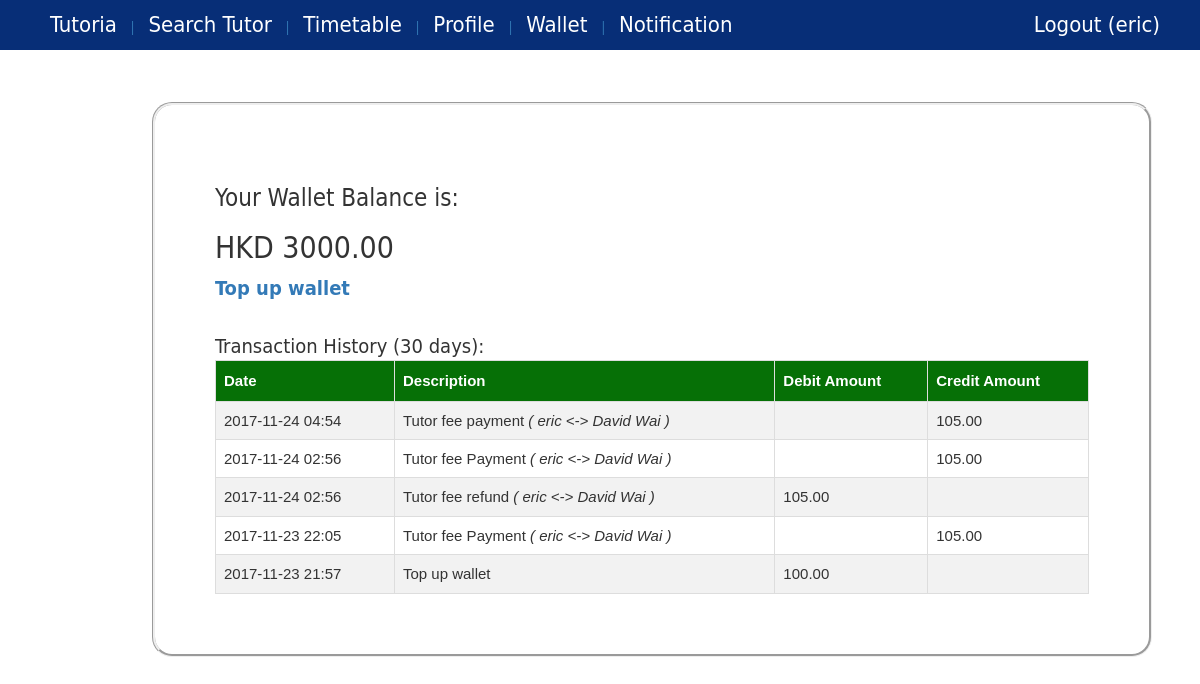
Page /wallet/ (signed in) on the earlier database version.
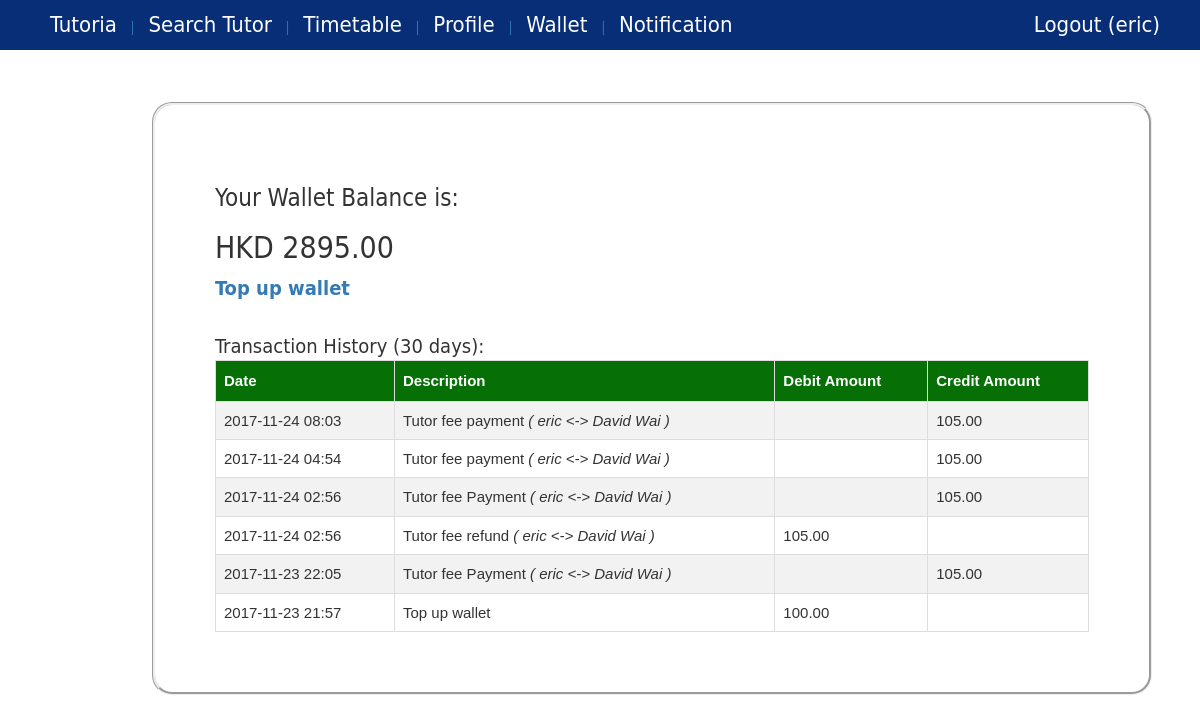
Same page on the later database version.
### core/models.py (models this page shows, shortened)
class Wallet(models.Model):
    amount = models.DecimalField(max_digits=20, decimal_places=2, default=0.0, blank=True, null=True)

class Transaction(models.Model):
    profile = models.ForeignKey(Profile, on_delete=models.CASCADE,blank=True, null=True)
    date = models.DateTimeField()
    amount = models.DecimalField(max_digits=10, decimal_places=2)
    session = models.ForeignKey(Session, blank=True, null=True)
    isDebit = models.BooleanField()
    isTutoriaOwned = models.BooleanField(default=False)
    isTutorFeeRelated = models.BooleanField(default=False)
    isSystemWalletRelated = models.BooleanField(default=False)
    isBankRelated = models.BooleanField(default=False)
    description = models.CharField(max_length=50, blank=False,null=True)
    @property
    def getDate(self):
        local_timezone = timezone(settings.TIME_ZONE)
        return self.date.astimezone(local_timezone).strftime('%Y-%m-%d %H:%M')

class Session(models.Model):
    student = models.ForeignKey(Student, on_delete=models.CASCADE, blank=True, null=True)
    tutor = models.ForeignKey(Tutor, on_delete=models.CASCADE)
    booking_date = models.DateTimeField(blank=True, null=True)
    start_date = models.DateTimeField()
    end_date = models.DateTimeField()
    status = models.CharField(max_length=10,blank=True,null=True) # possible value: booked, cancelled, locked, ended
    isCouponUsed = models.BooleanField(default=False)
    isBlackedout = models.BooleanField(default=False)

class Student(models.Model):
    profile = models.OneToOneField(Profile, on_delete=models.CASCADE)
    university = models.OneToOneField(University, blank=True,null=True)

class Profile(models.Model):
    user = models.OneToOneField(User, on_delete=models.CASCADE)
    phone = models.CharField(max_length=20)
    user_type =  models.ForeignKey(UserType)
    wallet = models.OneToOneField(Wallet)
    @property
    def isStudent(self):
        return self.user_type.user_type=="student" or self.user_type.user_type=="both"
    @property
    def isTutor(self):
        return self.user_type.user_type=="tutor" or self.user_type.user_type=="both"
    @property
    def getUserFullName(self):
        user=self.user
        fname=""
        if user.first_name != None:
            fname += user.first_name
        if user.first_name != None and user.last_name != None:
            fname += " " + user.last_name
        elif user.last_name != None:
            fname += user.last_name
        return fname
    @property
    def hasNotification(self):
        return len(Notification.objects.filter(profile=self,checked=False))>0

class Tutor(models.Model):
    profile = models.OneToOneField(Profile, on_delete=models.CASCADE)
    tutor_type =  models.ForeignKey(TutorType, blank=True, null=True )
    hourly_rate = models.DecimalField(max_digits=10, decimal_places=2, default=Decimal(0.0))
    tag = models.ManyToManyField(Tag, blank=True)
    university = models.ForeignKey(University, blank=True,null=True)
    course = models.ManyToManyField(Course, blank=True)
    bio = models.CharField(max_length=500, blank=True,null=True)
    isHideProfile = models.BooleanField(default=False)

### core/views.py (the view)
# urls.py: url(r'^wallet/$', views.viewWallet, name='view_wallet'),
@login_required
def viewWallet(request):
    wallet = request.user.profile.wallet
    current = getCurrentDatetime()
    monthBefore = current - timedelta(days=30)
    transactionHistory = Transaction.objects.filter(profile=request.user.profile).filter(date__gte = monthBefore).order_by("-date")
    context={'amount':wallet.amount, 'transactionHistory':transactionHistory}
    return render(request, 'view_wallet.html', context)

### core/utility.py (called while the page is built)
def getCurrentDatetime():
    local_timezone = timezone(settings.TIME_ZONE)
    return datetime.now().astimezone(local_timezone)

### core/templates/view_wallet.html (shortened to what this page needs)
{% extends 'base.html' %}
{% block content %}
    <h3>Your Wallet Balance is:</h3>
    <h2>HKD {{amount}}</h2>
    {% if user.profile.isStudent %}
        <a href="{% url 'add_to_wallet' %}" >
            <b>Top up wallet</b>
        </a>
    {% endif %}
    <br/><br/>
    {% if transactionHistory %}
        Transaction History (30 days):
        <table id="transaction_record">
            <tr>
                <th>Date</th>
                <th>Description</th>
                <th>Debit Amount</th>
                <th>Credit Amount</th>
            </tr>
            {% for each in transactionHistory %}
                {% if each.isTutorFeeRelated%}
                    <tr>
                        <td>{{each.getDate}}</td>
                        <td>
                            {{each.description}}
                            <i>( {{each.session.student.profile.user.username}} &lt;-&gt; {{each.session.tutor.profile.getUserFullName}} )</i>
                        </td>
                        <td>{% if each.isDebit %} {{each.amount}} {% endif %}</td>
                        <td>{% if not each.isDebit %} {{each.amount}} {% endif %}</td>
                    </tr>
                {% else %}
                    <tr>
                        <td>{{each.getDate}}</td>
                        <td>{{each.description}}</td>
                        <td>{% if each.isDebit %} {{each.amount}} {% endif %}</td>
                        <td>{% if not each.isDebit %} {{each.amount}} {% endif %}</td>
                    </tr>
                {% endif %}
            {% endfor %}
        </table>
    {% endif %}
{% endblock %}

### core/templates/base.html (shortened to what this page needs)
{% load static %}
<!DOCTYPE html>
<html>
<head>
    <link rel="stylesheet" href="{% static 'css/base.css' %}">
    <link rel="stylesheet" href="https://maxcdn.bootstrapcdn.com/bootstrap/3.3.7/css/bootstrap.min.css">
</head>
<body>
    <div id="wrapper">
        <header>
            <nav id="navigation">
                <ul>
                    <a href="{% url 'homepage' %}">
                        <li>Tutoria</li>
                    </a>
                    {% ifnotequal user.username "admin" %}
                        {% if user.is_authenticated %}
                            <a href="{% url 'search_tutor' %}">
                                | <li>Search Tutor</li>
                            </a>
                            <a href="{% url 'view_timetable' %}">
                                | <li>Timetable</li>
                            </a>
                            <a href="{% url 'edit_profile' %}">
                                | <li>Profile</li>
                            </a>
                            <a href="{% url 'view_wallet' %}">
                                | <li>Wallet</li>
                            </a>
                            <a href="{% url 'view_notification' %}">
                                {%if user.profile.hasNotification %}
                                    | <li>Notification({{user.profile.getNotificationNum}})</li>
                                {% else %}
                                    | <li>Notification</li>
                                {% endif %}
                            </a>
                            <a href="{% url 'logout' %}" id="logoutButton" class="pull-right">
                                <li>Logout ({{ user.username }}) </li>
                            </a>
                        {% endif %}
                    {% endifnotequal %}
                </ul>
            </nav>
        </header>
        <div id="main">
            <article>
                <section class="box">
                    {% block content %} {% endblock %}
        </div>
    </div>
</body>
</html>

### core/static/css/base.css (style rules this page uses)
* { margin:0 auto; padding:0 auto; }
html,body { height:100%; }
#wrapper { min-height:100%; position:relative; }
a:link { text-decoration: none; }
nav#navigation { position: fixed; border-radius:10px; top:0; left:0; right:0; width: 100%; height: 50px; background-color:rgba(255,255,255,0.2); z-index: 1; }
nav#navigation ul { box-sizing:border-box; list-style:none; height:50px; padding-bottom:5px; background-color:rgb(7, 46, 119); top:5px; }
nav#navigation ul li { box-sizing:border-box; font-family:"Gill Sans", "Gill Sans MT", "Myriad Pro", "DejaVu Sans Condensed", Helvetica, Arial, sans-serif; font-size:22px; font-weight:300; display:inline; border-radius:10px; color:rgb(255, 255, 255); position:relative; line-height:50px; padding-left:10px; padding-right:10px; }
#main { padding-top:50px; padding-bottom:50px; }
.box { overflow: hidden; font-size:20px; font-family:"Gill Sans", "Gill Sans MT", "Myriad Pro", "DejaVu Sans Condensed", Helvetica, Arial, sans-serif; box-sizing:border-box; width:1000px; padding:60px; border:groove; border-radius:20px; margin:2px; position:relative; top:50px; left:150px; }
#logoutButton, #logoutButton, #signupButton { padding-right: 30px; }

### core/templates/view_wallet.html (style rules this page uses)
#transaction_record { font-family: "Trebuchet MS", Arial, Helvetica, sans-serif; border-collapse: collapse; width: 100%; font-size: 15px; }
#transaction_record td, #transaction_record th { border: 1px solid #ddd; padding: 8px; }
#transaction_record tr:nth-child(even) { background-color: #f2f2f2; }
#transaction_record th { padding-top: 9px; padding-bottom: 9px; text-align: left; background-color: rgb(6, 112, 6); color: white; }

Differences in the rows shown:
changed Wallet: amount "3000.00" → "2895.00"
added Transaction: getDate "2017-11-24 08:03", description "Tutor fee payment", session.student.profile.user.username "eric", session.tutor.profile.getUserFullName "David Wai", amount "105.00"
